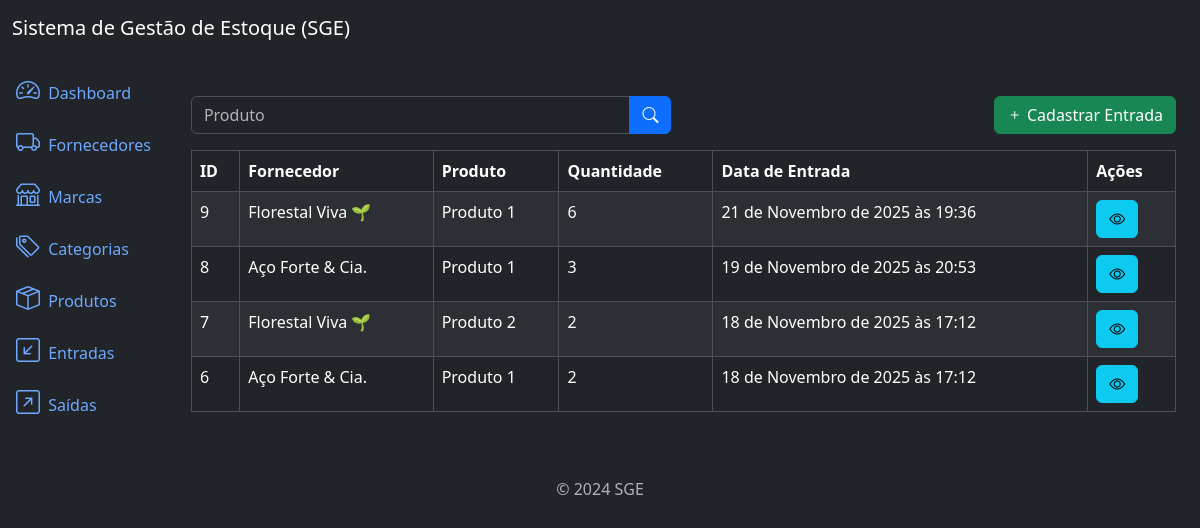
Page /inflows/list/ on the committed database.
### inflows/models.py (models this page shows, shortened)
class Inflow(models.Model):
    supplier = models.ForeignKey(Supllier, on_delete=models.PROTECT,
                related_name='inflows')
    product = models.ForeignKey(Product, on_delete=models.PROTECT,
                related_name='inflows')
    quantity = models.IntegerField()
    description = models.TextField(max_length=10_000, null=True, blank=True)
    created_at = models.DateTimeField(auto_now_add=True)
    updated_at = models.DateTimeField(auto_now=True)
    class Meta:
        ordering = ['-created_at']

### supplier/models.py (models this page shows)
class Supllier(models.Model):
    name = models.CharField(max_length=300)
    description = models.TextField(null=True, blank=True)
    created_at = models.DateTimeField(auto_now_add=True)
    updated_at = models.DateTimeField(auto_now=True)
    class Meta:
        ordering = ['name']
    def __str__(self):
        return self.name

### products/models.py (models this page shows)
class Product(models.Model):
    title = models.CharField(max_length=400)
    category = models.ForeignKey(Category, on_delete=models.PROTECT,
                related_name='products')
    brand = models.ForeignKey(Brand, on_delete=models.PROTECT,
            related_name='products')
    description = models.TextField(max_length=10000, blank=True, null=True)
    serie_number = models.CharField(max_length=200, null=True, blank=True)
    cost_price = models.DecimalField(max_digits=20, decimal_places=2)
    selling_price = models.DecimalField(max_digits=20, decimal_places=2)
    quantity = models.IntegerField(default=0)
    created_at = models.DateTimeField(auto_now_add=True)
    updated_at = models.DateTimeField(auto_now=True)
    class Meta:
        ordering = ['title']
    def __str__(self):
        return self.title

### inflows/views.py (the view)
# urls.py: path('inflows/list/', views.InflowListView.as_view(), name='inflow_list'),
class InflowListView(ListView):
    model = models.Inflow
    template_name = 'inflow_list.html'
    context_object_name = 'inflows'
    paginate_by = 5
    def get_queryset(self):
        qs = super().get_queryset()
        product = self.request.GET.get('product')
        if product:
            qs = qs.filter(product__title__icontains=product)
        return qs

### inflows/templates/inflow_list.html (shortened to what this page needs)
{% extends 'base.html' %}
{% block content %}
<div class='row mb-3'>
    <div class='col-md-6'>
        <form method="get" action="{% url "inflow_list" %}">
            <div class='input-group'>
                <input type="text" class="form-control" name='inflow' placeholder='Produto' value="{{request.GET.inflow}}">
                <button type='submit' class="btn btn-primary">
                    <i class='bi bi-search'></i>
                </button>
            </div>
        </form>
    </div>
    <div class='col-md-6'>
        <a href="{% url "inflow_create" %}" class='btn btn-success float-end'>
            <i class='bi bi-plus'></i>
            Cadastrar Entrada
        </a>
    </div>
</div>
<div class="table-responsive">
    <table class="table table-striped table-bordered">
        <thead class="thead-dark">
            <tr>
                <th>ID</th>
                <th>Fornecedor</th>
                <th>Produto</th>
                <th>Quantidade</th>
                <th>Data de Entrada</th>
                <th>Ações</th>
            </tr>
        </thead>
        <tbody>
            {% for inflow in inflows %}
                <tr>
                    <td>{{inflow.pk}}</td>
                    <td>{{inflow.supplier}}</td>
                    <td>{{inflow.product}}</td>
                    <td>{{inflow.quantity}}</td>
                    <td>{{inflow.created_at}}</td>
                    <td>
                        <a href="{% url "inflow_detail" inflow.pk %}" class='btn btn-info btn-small'>
                            <i class='bi bi-eye'></i>
                        </a>
                    </td>
                </tr>
            {% endfor %}
        </tbody>
    </table>
</div>
{% endblock content %}

### rows in the picture
Inflow: pk "9", supplier "Florestal Viva 🌱", product "Produto 1", quantity "6", created_at "21 de Novembro de 2025 às 19:36"
Inflow: pk "8", supplier "Aço Forte & Cia.", product "Produto 1", quantity "3", created_at "19 de Novembro de 2025 às 20:53"
Inflow: pk "7", supplier "Florestal Viva 🌱", product "Produto 2", quantity "2", created_at "18 de Novembro de 2025 às 17:12"
Inflow: pk "6", supplier "Aço Forte & Cia.", product "Produto 1", quantity "2", created_at "18 de Novembro de 2025 às 17:12"
